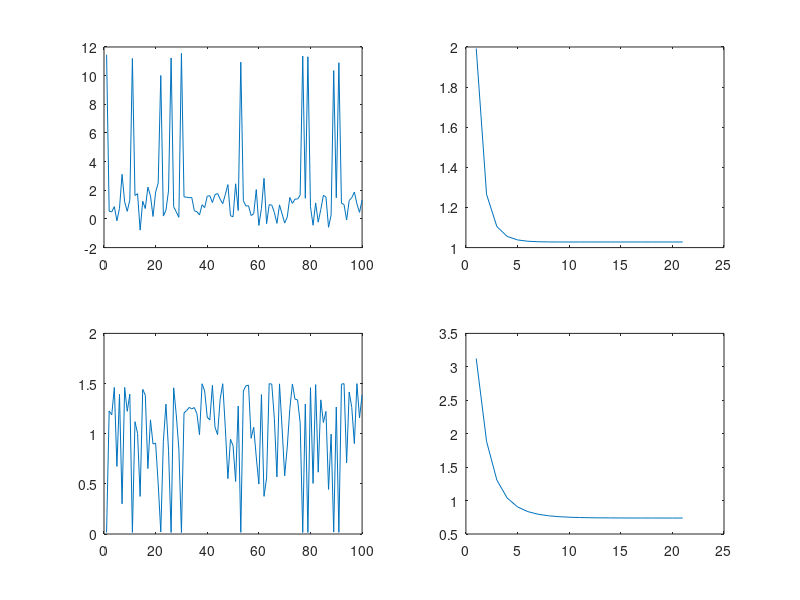

The MATLAB script that drew this image:
clear all;
n = 100;
mu = 1;
sigma = 0.8;
obs = mu + sigma*randn(n,1);
n_out = 10;
mu_out = 10;
out = randsample(n,n_out);
out = sort(out);
obs(out) = mu_out + 2*sigma*rand(n_out,1);

df = 2;

m = 20;
mu_hat = zeros(1,m+1);
mu_hat(1,1) = mean(obs);
sigma_hat = zeros(1,m+1);
sigma_hat(1,1) = sqrt(var(obs));
for ii = 1:m
%       aux = ((obs - mu_hat(1,ii)).^(2))./(2*sigma_hat(1,ii).^(2));
    aux = ((obs - mu_hat(1,ii)).^(2))./(sigma_hat(1,ii).^(2));
    w = (df+1)./(df+aux); % mean of posterior Gamma
    mu_hat(ii+1) = sum(obs.*w)/sum(w);
    sigma_hat(ii+1) = sqrt(sum(w.*(obs-mu_hat(ii+1)).^(2))/n);
end

subplot(2,2,1)
plot(obs)
subplot(2,2,3)
plot(w)
subplot(2,2,2)
plot(mu_hat)
subplot(2,2,4)
plot(sigma_hat)
